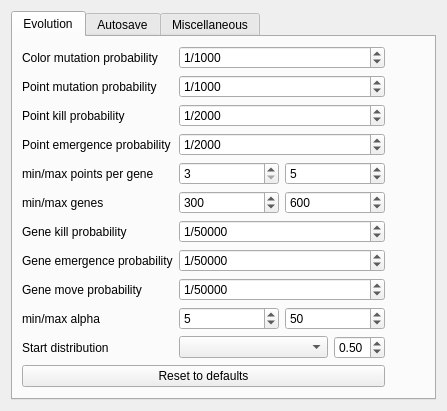
<?xml version="1.0" encoding="UTF-8"?>
<ui version="4.0">
 <class>OptionsForm</class>
 <widget class="QWidget" name="OptionsForm">
  <property name="geometry">
   <rect>
    <x>0</x>
    <y>0</y>
    <width>427</width>
    <height>396</height>
   </rect>
  </property>
  <property name="windowTitle">
   <string>Evo Cubist - Options</string>
  </property>
  <property name="windowIcon">
   <iconset resource="evo-cubist.qrc">
    <normaloff>:/icons/icons/evo-cubist.ico.png</normaloff>:/icons/icons/evo-cubist.ico.png</iconset>
  </property>
  <layout class="QGridLayout" name="gridLayout">
   <item row="2" column="0">
    <widget class="QTabWidget" name="autoSaveTabWidget">
     <property name="currentIndex">
      <number>0</number>
     </property>
     <widget class="QWidget" name="breeding">
      <attribute name="title">
       <string>Evolution</string>
      </attribute>
      <layout class="QGridLayout" name="gridLayout_2">
       <item row="0" column="0">
        <layout class="QFormLayout" name="formLayout_2">
         <property name="fieldGrowthPolicy">
          <enum>QFormLayout::AllNonFixedFieldsGrow</enum>
         </property>
         <item row="0" column="0">
          <widget class="QLabel" name="colorMutationProbabilityLabel">
           <property name="text">
            <string>Color mutation probability</string>
           </property>
          </widget>
         </item>
         <item row="0" column="1">
          <widget class="QSpinBox" name="colorMutationProbabilitySpinBox">
           <property name="prefix">
            <string>1/</string>
           </property>
           <property name="minimum">
            <number>1</number>
           </property>
           <property name="maximum">
            <number>9999999</number>
           </property>
           <property name="singleStep">
            <number>50</number>
           </property>
           <property name="value">
            <number>1000</number>
           </property>
          </widget>
         </item>
         <item row="1" column="0">
          <widget class="QLabel" name="pointMutationProbabilityLabel">
           <property name="text">
            <string>Point mutation probability</string>
           </property>
          </widget>
         </item>
         <item row="1" column="1">
          <widget class="QSpinBox" name="pointMutationProbabilitySpinBox">
           <property name="prefix">
            <string>1/</string>
           </property>
           <property name="minimum">
            <number>1</number>
           </property>
           <property name="maximum">
            <number>9999999</number>
           </property>
           <property name="singleStep">
            <number>50</number>
           </property>
           <property name="value">
            <number>1000</number>
           </property>
          </widget>
         </item>
         <item row="2" column="0">
          <widget class="QLabel" name="pointKillProbabilityLabel">
           <property name="text">
            <string>Point kill probability</string>
           </property>
          </widget>
         </item>
         <item row="2" column="1">
          <widget class="QSpinBox" name="pointKillProbabilitySpinBox">
           <property name="prefix">
            <string>1/</string>
           </property>
           <property name="minimum">
            <number>1</number>
           </property>
           <property name="maximum">
            <number>9999999</number>
           </property>
           <property name="singleStep">
            <number>50</number>
           </property>
           <property name="value">
            <number>2000</number>
           </property>
          </widget>
         </item>
         <item row="3" column="0">
          <widget class="QLabel" name="pointEmergenceProbabilityLabel">
           <property name="text">
            <string>Point emergence probability</string>
           </property>
          </widget>
         </item>
         <item row="3" column="1">
          <widget class="QSpinBox" name="pointEmergenceProbabilitySpinBox">
           <property name="prefix">
            <string>1/</string>
           </property>
           <property name="minimum">
            <number>1</number>
           </property>
           <property name="maximum">
            <number>9999999</number>
           </property>
           <property name="singleStep">
            <number>50</number>
           </property>
           <property name="value">
            <number>2000</number>
           </property>
          </widget>
         </item>
         <item row="4" column="0">
          <widget class="QLabel" name="label_7">
           <property name="text">
            <string>min/max points per gene</string>
           </property>
          </widget>
         </item>
         <item row="4" column="1">
          <layout class="QHBoxLayout" name="horizontalLayout_5">
           <item>
            <widget class="QSpinBox" name="minPointsSpinBox">
             <property name="minimum">
              <number>3</number>
             </property>
             <property name="maximum">
              <number>8</number>
             </property>
             <property name="singleStep">
              <number>1</number>
             </property>
             <property name="value">
              <number>3</number>
             </property>
            </widget>
           </item>
           <item>
            <widget class="QSpinBox" name="maxPointsSpinBox">
             <property name="minimum">
              <number>3</number>
             </property>
             <property name="maximum">
              <number>20</number>
             </property>
             <property name="singleStep">
              <number>1</number>
             </property>
             <property name="value">
              <number>5</number>
             </property>
            </widget>
           </item>
          </layout>
         </item>
         <item row="5" column="0">
          <widget class="QLabel" name="label_6">
           <property name="text">
            <string>min/max genes</string>
           </property>
          </widget>
         </item>
         <item row="5" column="1">
          <layout class="QHBoxLayout" name="horizontalLayout_4">
           <item>
            <widget class="QSpinBox" name="minGenesSpinBox">
             <property name="minimum">
              <number>1</number>
             </property>
             <property name="maximum">
              <number>600</number>
             </property>
             <property name="singleStep">
              <number>10</number>
             </property>
             <property name="value">
              <number>300</number>
             </property>
            </widget>
           </item>
           <item>
            <widget class="QSpinBox" name="maxGenesSpinBox">
             <property name="minimum">
              <number>300</number>
             </property>
             <property name="maximum">
              <number>100000</number>
             </property>
             <property name="singleStep">
              <number>50</number>
             </property>
             <property name="value">
              <number>600</number>
             </property>
            </widget>
           </item>
          </layout>
         </item>
         <item row="6" column="0">
          <widget class="QLabel" name="geneKillProbabilityLabel">
           <property name="text">
            <string>Gene kill probability</string>
           </property>
          </widget>
         </item>
         <item row="6" column="1">
          <widget class="QSpinBox" name="geneKillProbabilitySpinBox">
           <property name="prefix">
            <string>1/</string>
           </property>
           <property name="minimum">
            <number>1</number>
           </property>
           <property name="maximum">
            <number>9999999</number>
           </property>
           <property name="singleStep">
            <number>50</number>
           </property>
           <property name="value">
            <number>50000</number>
           </property>
          </widget>
         </item>
         <item row="8" column="0">
          <widget class="QLabel" name="geneEmergenceProbabilityLabel_2">
           <property name="text">
            <string>Gene move probability</string>
           </property>
          </widget>
         </item>
         <item row="8" column="1">
          <widget class="QSpinBox" name="geneMoveProbabilitySpinBox">
           <property name="prefix">
            <string>1/</string>
           </property>
           <property name="minimum">
            <number>1</number>
           </property>
           <property name="maximum">
            <number>9999999</number>
           </property>
           <property name="singleStep">
            <number>50</number>
           </property>
           <property name="value">
            <number>50000</number>
           </property>
          </widget>
         </item>
         <item row="10" column="0">
          <widget class="QLabel" name="minMaxAlphaLabel">
           <property name="text">
            <string>min/max alpha</string>
           </property>
          </widget>
         </item>
         <item row="10" column="1">
          <layout class="QHBoxLayout" name="horizontalLayout_6">
           <item>
            <widget class="QSpinBox" name="minAlphaSpinBox">
             <property name="minimum">
              <number>0</number>
             </property>
             <property name="maximum">
              <number>255</number>
             </property>
             <property name="singleStep">
              <number>5</number>
             </property>
             <property name="value">
              <number>5</number>
             </property>
            </widget>
           </item>
           <item>
            <widget class="QSpinBox" name="maxAlphaSpinBox">
             <property name="minimum">
              <number>1</number>
             </property>
             <property name="maximum">
              <number>255</number>
             </property>
             <property name="singleStep">
              <number>5</number>
             </property>
             <property name="value">
              <number>50</number>
             </property>
            </widget>
           </item>
          </layout>
         </item>
         <item row="11" column="0">
          <widget class="QLabel" name="label_9">
           <property name="text">
            <string>Start distribution</string>
           </property>
          </widget>
         </item>
         <item row="11" column="1">
          <layout class="QHBoxLayout" name="horizontalLayout_7">
           <item>
            <widget class="QComboBox" name="startDistributionComboBox">
             <property name="currentIndex">
              <number>-1</number>
             </property>
             <item>
              <property name="text">
               <string>random</string>
              </property>
             </item>
             <item>
              <property name="text">
               <string>tiled</string>
              </property>
             </item>
             <item>
              <property name="text">
               <string>tiled w/ color hint</string>
              </property>
             </item>
             <item>
              <property name="text">
               <string>scattered</string>
              </property>
             </item>
             <item>
              <property name="text">
               <string>scattered w/ color hint</string>
              </property>
             </item>
             <item>
              <property name="text">
               <string>tiled triangles</string>
              </property>
             </item>
            </widget>
           </item>
           <item>
            <widget class="QDoubleSpinBox" name="scatterFactorSpinBox">
             <property name="toolTip">
              <string>scatter factor (the higher the less coverage)</string>
             </property>
             <property name="minimum">
              <double>0.010000000000000</double>
             </property>
             <property name="maximum">
              <double>2.000000000000000</double>
             </property>
             <property name="singleStep">
              <double>0.050000000000000</double>
             </property>
             <property name="value">
              <double>0.500000000000000</double>
             </property>
            </widget>
           </item>
          </layout>
         </item>
         <item row="7" column="0">
          <widget class="QLabel" name="geneEmergenceProbabilityLabel">
           <property name="text">
            <string>Gene emergence probability</string>
           </property>
          </widget>
         </item>
         <item row="7" column="1">
          <widget class="QSpinBox" name="geneEmergenceProbabilitySpinBox">
           <property name="prefix">
            <string>1/</string>
           </property>
           <property name="minimum">
            <number>1</number>
           </property>
           <property name="maximum">
            <number>9999999</number>
           </property>
           <property name="singleStep">
            <number>50</number>
           </property>
           <property name="value">
            <number>50000</number>
           </property>
          </widget>
         </item>
        </layout>
       </item>
       <item row="0" column="1">
        <spacer name="horizontalSpacer">
         <property name="orientation">
          <enum>Qt::Horizontal</enum>
         </property>
         <property name="sizeHint" stdset="0">
          <size>
           <width>114</width>
           <height>20</height>
          </size>
         </property>
        </spacer>
       </item>
       <item row="1" column="0">
        <layout class="QVBoxLayout" name="verticalLayout_2">
         <item>
          <widget class="QPushButton" name="resetPushButton">
           <property name="enabled">
            <bool>true</bool>
           </property>
           <property name="toolTip">
            <string>Reset to defaults</string>
           </property>
           <property name="text">
            <string>Reset to defaults</string>
           </property>
          </widget>
         </item>
         <item>
          <spacer name="verticalSpacer_2">
           <property name="orientation">
            <enum>Qt::Vertical</enum>
           </property>
           <property name="sizeHint" stdset="0">
            <size>
             <width>20</width>
             <height>40</height>
            </size>
           </property>
          </spacer>
         </item>
        </layout>
       </item>
      </layout>
     </widget>
     <widget class="QWidget" name="autosave">
      <attribute name="title">
       <string>Autosave</string>
      </attribute>
      <layout class="QVBoxLayout" name="verticalLayout">
       <item>
        <widget class="QGroupBox" name="groupBox">
         <property name="minimumSize">
          <size>
           <width>0</width>
           <height>200</height>
          </size>
         </property>
         <property name="title">
          <string>Generated images/DNA</string>
         </property>
         <layout class="QHBoxLayout" name="horizontalLayout_2">
          <item>
           <layout class="QFormLayout" name="formLayout">
            <property name="fieldGrowthPolicy">
             <enum>QFormLayout::AllNonFixedFieldsGrow</enum>
            </property>
            <item row="0" column="0">
             <widget class="QLabel" name="label">
              <property name="text">
               <string>Save images to directory</string>
              </property>
             </widget>
            </item>
            <item row="0" column="1">
             <layout class="QHBoxLayout" name="horizontalLayout">
              <item>
               <widget class="QLineEdit" name="imageSaveDirectoryLineEdit">
                <property name="minimumSize">
                 <size>
                  <width>155</width>
                  <height>20</height>
                 </size>
                </property>
               </widget>
              </item>
              <item>
               <widget class="QPushButton" name="selectImageDirectoryPushButton">
                <property name="minimumSize">
                 <size>
                  <width>0</width>
                  <height>23</height>
                 </size>
                </property>
                <property name="text">
                 <string>Choose ...</string>
                </property>
               </widget>
              </item>
             </layout>
            </item>
            <item row="1" column="0">
             <widget class="QLabel" name="label_2">
              <property name="text">
               <string>Image filename template</string>
              </property>
             </widget>
            </item>
            <item row="1" column="1">
             <widget class="QLineEdit" name="imageFilenameTemplateLineEdit">
              <property name="minimumSize">
               <size>
                <width>0</width>
                <height>20</height>
               </size>
              </property>
              <property name="toolTip">
               <string>%1 = original image filename, %2 = generations, %3 = selected generations</string>
              </property>
             </widget>
            </item>
            <item row="6" column="0">
             <widget class="QLabel" name="label_3">
              <property name="text">
               <string>Save interval</string>
              </property>
             </widget>
            </item>
            <item row="6" column="1">
             <widget class="QSpinBox" name="saveIntervalSpinBox">
              <property name="minimumSize">
               <size>
                <width>0</width>
                <height>20</height>
               </size>
              </property>
              <property name="suffix">
               <string> s</string>
              </property>
              <property name="minimum">
               <number>1</number>
              </property>
              <property name="maximum">
               <number>9999</number>
              </property>
              <property name="singleStep">
               <number>2</number>
              </property>
              <property name="value">
               <number>60</number>
              </property>
             </widget>
            </item>
            <item row="7" column="1">
             <widget class="QCheckBox" name="autoSaveCheckBox">
              <property name="minimumSize">
               <size>
                <width>0</width>
                <height>17</height>
               </size>
              </property>
              <property name="text">
               <string>Autosave on</string>
              </property>
             </widget>
            </item>
            <item row="3" column="1">
             <layout class="QHBoxLayout" name="horizontalLayout_3">
              <item>
               <widget class="QLineEdit" name="dnaSaveDirectoryLineEdit">
                <property name="minimumSize">
                 <size>
                  <width>155</width>
                  <height>20</height>
                 </size>
                </property>
               </widget>
              </item>
              <item>
               <widget class="QPushButton" name="selectDNADirectoryPushButton">
                <property name="minimumSize">
                 <size>
                  <width>0</width>
                  <height>23</height>
                 </size>
                </property>
                <property name="text">
                 <string>Choose ...</string>
                </property>
               </widget>
              </item>
             </layout>
            </item>
            <item row="3" column="0">
             <widget class="QLabel" name="label_4">
              <property name="text">
               <string>Save DNA to directory</string>
              </property>
             </widget>
            </item>
            <item row="4" column="1">
             <widget class="QLineEdit" name="dnaFilenameTemplateLineEdit">
              <property name="minimumSize">
               <size>
                <width>0</width>
                <height>20</height>
               </size>
              </property>
              <property name="toolTip">
               <string>%1 = original image filename, %2 = generations, %3 = selected generations</string>
              </property>
             </widget>
            </item>
            <item row="4" column="0">
             <widget class="QLabel" name="label_5">
              <property name="text">
               <string>DNA filename template</string>
              </property>
             </widget>
            </item>
            <item row="5" column="0" colspan="2">
             <widget class="Line" name="line">
              <property name="orientation">
               <enum>Qt::Horizontal</enum>
              </property>
             </widget>
            </item>
           </layout>
          </item>
         </layout>
        </widget>
       </item>
       <item>
        <widget class="QGroupBox" name="groupBox_2">
         <property name="minimumSize">
          <size>
           <width>0</width>
           <height>100</height>
          </size>
         </property>
         <property name="title">
          <string>Logging</string>
         </property>
         <layout class="QGridLayout" name="gridLayout_4">
          <item row="0" column="0">
           <layout class="QFormLayout" name="formLayout_4">
            <item row="0" column="0">
             <widget class="QLabel" name="logToFileLabel">
              <property name="text">
               <string>Log to file</string>
              </property>
             </widget>
            </item>
            <item row="0" column="1">
             <layout class="QHBoxLayout" name="horizontalLayout_8">
              <item>
               <widget class="QLineEdit" name="logFileLineEdit"/>
              </item>
              <item>
               <widget class="QPushButton" name="selectLogFilePushButton">
                <property name="minimumSize">
                 <size>
                  <width>0</width>
                  <height>23</height>
                 </size>
                </property>
                <property name="text">
                 <string>Choose ...</string>
                </property>
               </widget>
              </item>
             </layout>
            </item>
           </layout>
          </item>
         </layout>
        </widget>
       </item>
      </layout>
     </widget>
     <widget class="QWidget" name="tab">
      <attribute name="title">
       <string>Miscellaneous</string>
      </attribute>
      <layout class="QGridLayout" name="gridLayout_3">
       <item row="1" column="0">
        <layout class="QFormLayout" name="formLayout_3">
         <property name="fieldGrowthPolicy">
          <enum>QFormLayout::AllNonFixedFieldsGrow</enum>
         </property>
         <item row="0" column="0">
          <widget class="QLabel" name="label_10">
           <property name="text">
            <string>Use # cores</string>
           </property>
          </widget>
         </item>
         <item row="0" column="1">
          <widget class="QSpinBox" name="coresSpinBox">
           <property name="minimum">
            <number>1</number>
           </property>
          </widget>
         </item>
        </layout>
       </item>
       <item row="2" column="0">
        <spacer name="verticalSpacer_3">
         <property name="orientation">
          <enum>Qt::Vertical</enum>
         </property>
         <property name="sizeHint" stdset="0">
          <size>
           <width>20</width>
           <height>40</height>
          </size>
         </property>
        </spacer>
       </item>
       <item row="1" column="1">
        <spacer name="horizontalSpacer_2">
         <property name="orientation">
          <enum>Qt::Horizontal</enum>
         </property>
         <property name="sizeHint" stdset="0">
          <size>
           <width>40</width>
           <height>20</height>
          </size>
         </property>
        </spacer>
       </item>
       <item row="0" column="0">
        <widget class="QCheckBox" name="gpuComputingCheckBox">
         <property name="enabled">
          <bool>false</bool>
         </property>
         <property name="text">
          <string>Enable GPU computing</string>
         </property>
        </widget>
       </item>
      </layout>
     </widget>
    </widget>
   </item>
  </layout>
 </widget>
 <resources>
  <include location="evo-cubist.qrc"/>
 </resources>
 <connections/>
</ui>
